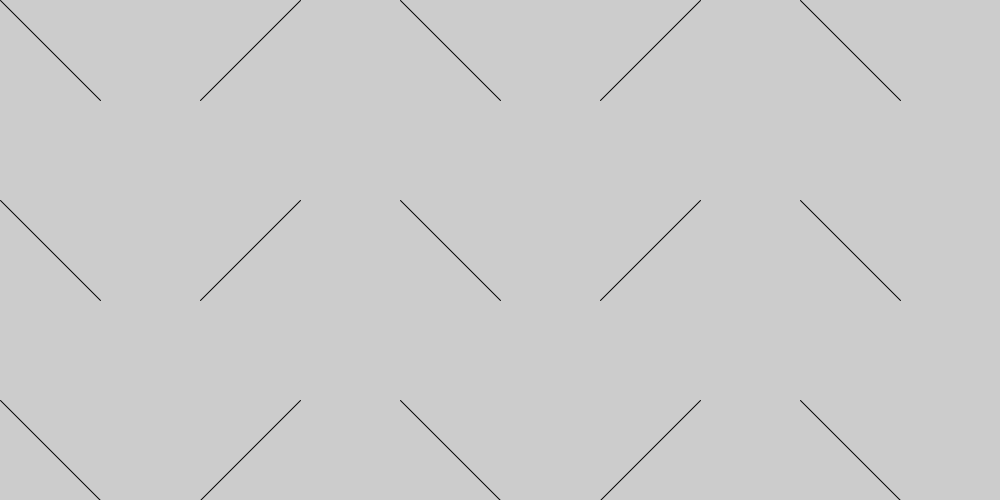
Frame 1 (no input)
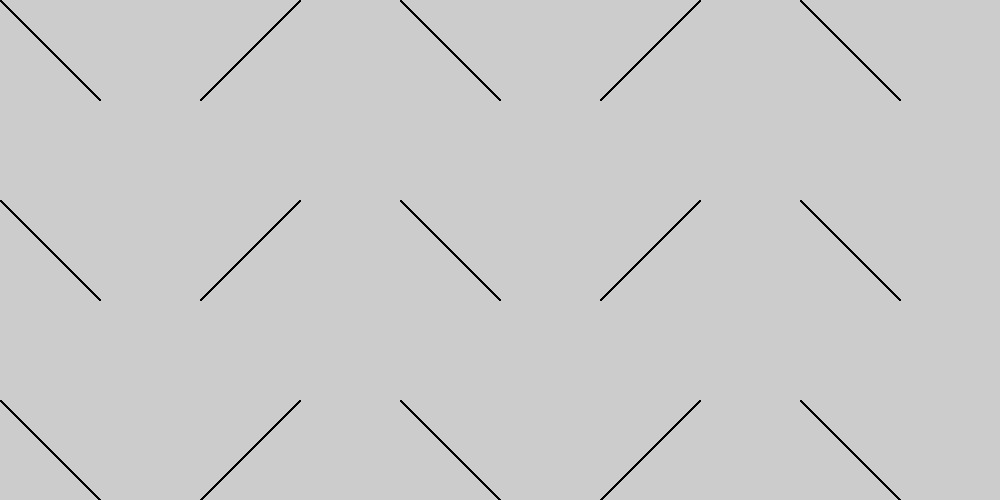
Frame 60 (the mouse pressed at the canvas centre just before this capture)
Frame 120 (the mouse held since frame 60 and released just before this capture): identical to frame 60, image omitted

The Processing sketch that drew these frames (run headless with seeded random() and noise(); from frame 60 on, the mouse is pressed at the canvas centre):

// Processing sketch: Smocking_patterns
// ── Smocking_patterns.pde
//Trying to code the smocking patterns

void setup() {
  size(1000, 500);
}

void draw() {
  ////braid pattern
  //for (int i = 0; i<width; i+= 300) {
  //  for (int n = 0; n<height/100; n++) {
  //    stripe1(i, 100+n*200);
  //    stripe2(i + 100, n*200);
  //  }
  //}
  //zigzag
  for (int i = 0; i<width; i+= 400) {
    for (int n = 0; n<height/100; n++) {
      stripe1(i, n*200);
      stripe2(i + 200, n*200);
    }
  }
}


void stripe1(int x1, int y1) {
  line(x1, y1, x1+100, y1 +100);
}

void stripe2(int x1, int y1) {
  line(x1+100, y1, x1, y1 +100);
}
